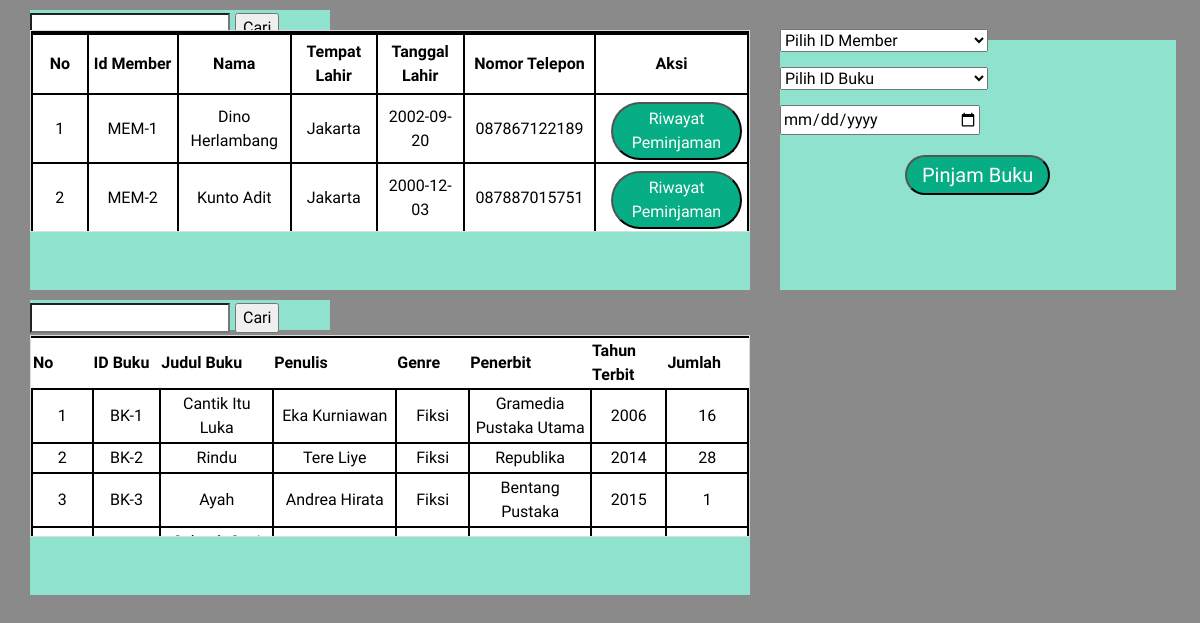
The page /pegawai/pinjamBuku.php (signed in) on the database its author committed.
### tables this page shows
CREATE TABLE `tb_peminjam` (
  `NIK` varchar(255) NOT NULL,
  `id_member` int(11) NOT NULL,
  `nama` varchar(255) NOT NULL,
  `jenis_kelamin` enum('Laki-Laki','Perempuan') NOT NULL,
  `tempat_lahir` varchar(255) NOT NULL,
  `tanggal_lahir` date NOT NULL,
  `no_telp` varchar(255) NOT NULL,
  `alamat` varchar(255) NOT NULL,
  `dibuat` datetime DEFAULT NULL,
  `diubah` datetime DEFAULT NULL,
  `dihapus` datetime DEFAULT NULL,
  `status_data` enum('Aktif','Tidak Aktif') DEFAULT 'Aktif'
);

CREATE TABLE `tb_buku` (
  `id_buku` int(11) NOT NULL,
  `judul_buku` varchar(255) NOT NULL,
  `genre` varchar(255) NOT NULL,
  `id_penerbit` int(11) NOT NULL,
  `tahun_terbit` int(11) NOT NULL,
  `jumlah` int(11) NOT NULL,
  `dibuat` datetime DEFAULT NULL,
  `diubah` datetime DEFAULT NULL,
  `dihapus` datetime DEFAULT NULL,
  `status_data` enum('Aktif','Tidak Aktif') DEFAULT 'Aktif'
);

CREATE TABLE `tb_penulis` (
  `id_penulis` int(11) NOT NULL,
  `nama` varchar(255) NOT NULL,
  `jenis_kelamin` enum('Laki-Laki','Perempuan') NOT NULL,
  `tanggal_lahir` date DEFAULT NULL,
  `dibuat` datetime DEFAULT NULL,
  `diubah` datetime DEFAULT NULL,
  `dihapus` datetime DEFAULT NULL,
  `status_data` enum('Aktif','Tidak Aktif') DEFAULT 'Aktif'
);

CREATE TABLE `tb_penerbit` (
  `id_penerbit` int(11) NOT NULL,
  `nama_penerbit` varchar(255) NOT NULL,
  `jumlah_dipinjam` int(11) DEFAULT 0,
  `dibuat` datetime DEFAULT NULL,
  `diubah` datetime DEFAULT NULL,
  `dihapus` datetime DEFAULT NULL,
  `status_data` enum('Aktif','Tidak Aktif') DEFAULT 'Aktif'
);

### pegawai/functionsPegawai.php (called while the page is built, shortened)
<?php
$conn = mysqli_connect("localhost", "root", "", "db_buku");
function query($query){
    global $conn;
    $result = mysqli_query($conn, $query);
    $rows = [];
    while($row = mysqli_fetch_assoc($result)){
        $rows[] = $row;
    }
    return $rows;
}
?>

### pegawai/pinjamBuku.php (the view, shortened to what this page needs)
<?php
require 'functionsPegawai.php';
$member = query("SELECT * FROM tb_peminjam WHERE status_data = 'Aktif'");
$query = "SELECT tb_buku.id_buku, tb_buku.judul_buku, tb_penulis.nama, tb_buku.genre, tb_penerbit.nama_penerbit as penerbit, tb_buku.tahun_terbit, tb_buku.jumlah, tb_buku.dibuat, tb_buku.diubah, tb_buku.dihapus, tb_buku.status_data from tb_buku
join tb_kepengarangan on (tb_buku.id_buku = tb_kepengarangan.id_buku)
join tb_penulis on (tb_penulis.id_penulis = tb_kepengarangan.id_penulis)
join tb_penerbit on (tb_buku.id_penerbit = tb_penerbit.id_penerbit)
WHERE tb_buku.status_data = 'Aktif'";
$buku = query($query);
?>
<!DOCTYPE html>
<html>
    <head>
        <link rel="stylesheet" href="boots/css/bootstrap.css">
        <link rel="stylesheet" href="content/pinjamBuku.css">
    </head>
    <body>
        <div id="article">
            <div id="head">
                <div id="cariAkun">
                    <form action="" method="POST">
                        <input id="searchAkun" type="search" name="keywordAkun" autocomplete="off">
                        <input id="btnSubmitAkun" type="submit" value="Cari" name="cariAkun">
                    </form>
                </div>
            </div>
            <div id="daftarAkun">
                <div id="tableAkun" style="overflow-x:auto;">
                    <table class="tableAkun">
                        <tbody>
                            <tr id="row0">
                                <th>No</th>
                                <th>Id Member</th>
                                <th>Nama</th>
                                <th>Tempat Lahir</th>
                                <th>Tanggal Lahir</th>
                                <th>Nomor Telepon</th>
                                <th>Aksi</th>
                            </tr>
                            <?php $i= 1; ?>
                            <?php foreach( $member as $row ) :?>
                            <tr>
                                <td><?= $i ?></td>
                                <td><?php echo "MEM-", $row['id_member'] ?></td>
                                <td><?php echo $row['nama']?></td>
                                <td><?php echo $row['tempat_lahir']?></td>
                                <td><?php echo $row['tanggal_lahir']?></td>
                                <td><?php echo $row['no_telp'] ?></td>
                                <td>
                                    <a href="historiPeminjam.php?id_member=<?= $row['id_member']; ?>">
                                    <button class="history">Riwayat Peminjaman</button>
                                    </a>
                                </td>
                            </tr>
                            <?php $i++; ?>
                            <?php endforeach; ?>
                        </tbody>
                    </table>
                </div>
            </div>
            <div id="infoAkun">
                <form id="formAkun" name="formAkun" action="" method="POST">
                    <div id="txt">
                        <select name="id_member" id="txtIdMember" required>
                            <option value="" selected disabled hidden>Pilih ID Member</option>
                        </select>
                        <select name="id_buku" id="txtIdBuku" required>
                            <option value="" selected disabled hidden>Pilih ID Buku</option>
                        </select>
                        <input id="tgl" type="date" name="tgl_pinjam" required>
                    </div>
                    <button id="btnPinjam" name="btnPinjam" type="submit" value="Pinjam Buku">Pinjam Buku</button>
                </form>
            </div>
            <div id="cariBuku">
                <form action="" method="POST">
                    <input id="searchBuku" type="search" name="keywordBuku" autocomplete="off">
                    <input id="btnSubmitBuku" type="submit" value="Cari" name="cariBuku">
                </form>
            </div>
            <div id="daftarBuku">
                <div id="tableBuku" style="overflow-x:auto;">
                    <table class="tableBuku">
                        <tbody>
                            <tr>
                                <th>No</th>
                                <th>ID Buku</th>
                                <th>Judul Buku</th>
                                <th>Penulis</th>
                                <th>Genre</th>
                                <th>Penerbit</th>
                                <th>Tahun Terbit</th>
                                <th>Jumlah</th>
                            </tr>
                            <?php $i= 1; ?>
                            <?php foreach( $buku as $row ) :?>
                            <tr>
                                <td><?= $i ?></td>
                                <td><?php echo "BK-", $row['id_buku'] ?></td>
                                <td><?php echo $row['judul_buku'] ?></td>
                                <td><?php echo $row['nama']?></td>
                                <td><?php echo $row['genre']?></td>
                                <td><?php echo $row['penerbit']?></td>
                                <td><?php echo $row['tahun_terbit'] ?></td>
                                <td><?php echo $row['jumlah'] ?></td>
                            </tr>
                            <?php $i++; ?>
                            <?php endforeach; ?>
                        </tbody>
                    </table>
                </div>
            </div>
        </div>
    </body>
</html>

### pegawai/content/pinjamBuku.css (style rules this page uses)
body { width: 100%; position: absolute; display: block; margin:0 auto; left: 0px; font-family: 'Montserrat Alternates', sans-serif; background-color: #8A8A8A; }
#article { display: block; color: white; }
#head { display: block; float: left; width: 100%; }
#cariAkun { display: block; float: left; width: 20%; background-color: #8FE2CE; margin-top: 10px; margin-left: 30px; color: black; height: 30px; width: 300px; }
#searchAkun { display: block; float: left; margin-top: 3px; width: 200px; }
#btnSubmitAkun { display: block; float: left; margin-top: 3px; margin-left: 5px; }
#daftarAkun { display: block; float: left; margin-left: 30px; background-color: #8FE2CE; height: 250px; width: 60%; color: black; }
#tableAkun table { border-collapse: collapse; border-spacing: 0; width: 100%; border: 1px solid #ddd; background-color: white; }
#tableAkun #row0 th { text-align: center; padding-top: 5px; padding-bottom: 5px; padding-left: 5px; padding-right: 5px; border: 2px black solid; }
#tableAkun tr td { text-align: center; padding-top: 2px; padding-bottom: 2px; padding-left: 5px; padding-right: 5px; border: 2px black solid; }
#infoAkun { display: block; float: left; margin-left: 30px; width: 33%; height: 250px; background-color: #8FE2CE; color: black; }
#formAkun { display: block; float: left; width: 100%; margin-top: -15px; }
#formAkun #txt { display: block; float: left; width: 50%; }
#formAkun input { margin-top: 14px; width: 200px; }
#formAkun select { margin-top: 14px; width: 208px; }
#btnPinjam { display: block; float: left; margin-top: 20px; margin-left: 125px; background-color: #07AD85; border-radius: 100px; color: white; font-size: 20px; font-family: 'Montserrat Alternates', sans-serif; font-weight: 500; padding: 3px 15px 3px 15px; cursor: pointer; }
.history { margin-top: 5px; margin-left: 10px; background-color: #07AD85; border-radius: 100px; color: white; font-size: 16px; font-family: 'Montserrat Alternates', sans-serif; font-weight: 500; padding: 3px 15px 3px 15px; cursor: pointer; }
#cariBuku { display: block; float: left; background-color: #8FE2CE; margin-top: 10px; margin-left: 30px; color: black; height: 30px; width: 300px; }
#searchBuku { display: block; float: left; margin-top: 3px; width: 200px; }
#btnSubmitBuku { display: block; float: left; margin-top: 3px; margin-left: 5px; }
#daftarBuku { display: block; float: left; margin-left: 30px; margin-top: 15px; background-color: #8FE2CE; height: 250px; width: 60%; color: black; }
#tableBuku table { border-collapse: collapse; border-spacing: 0; width: 100%; border: 1px solid #ddd; background-color: white; }
#tableBuku tr td { text-align: center; padding-top: 2px; padding-bottom: 2px; padding-left: 5px; padding-right: 5px; border: 2px black solid; }
table.tableAkun, table.tableBuku { width: 100%; border-spacing: 0; border: 2px solid black; }
table.tableAkun tbody, table.tableBuku tbody { display: block; }
table.tableAkun tbody, table.tableBuku tbody { height: 200px; overflow-y: auto; overflow-x: hidden; }
tbody { border-top: 2px solid black; }
tbody td { width : 200px; border-right: 2px solid black; }
td { text-align:center; }

### rows shown on the page
tb_peminjam: id_member "1", nama "Dino Herlambang", tempat_lahir "Jakarta", tanggal_lahir "2002-09-20", no_telp "087867122189"
tb_peminjam: id_member "2", nama "Kunto Adit", tempat_lahir "Jakarta", tanggal_lahir "2000-12-03", no_telp "087887015751"
tb_buku: id_buku "1", judul_buku "Cantik Itu Luka", tb_penulis.nama "Eka Kurniawan", genre "Fiksi", id_penerbit.nama_penerbit "Gramedia Pustaka Utama", tahun_terbit "2006", jumlah "16"
tb_buku: id_buku "2", judul_buku "Rindu", tb_penulis.nama "Tere Liye", genre "Fiksi", id_penerbit.nama_penerbit "Republika", tahun_terbit "2014", jumlah "28"
tb_buku: id_buku "3", judul_buku "Ayah", tb_penulis.nama "Andrea Hirata", genre "Fiksi", id_penerbit.nama_penerbit "Bentang Pustaka", tahun_terbit "2015", jumlah "1"
